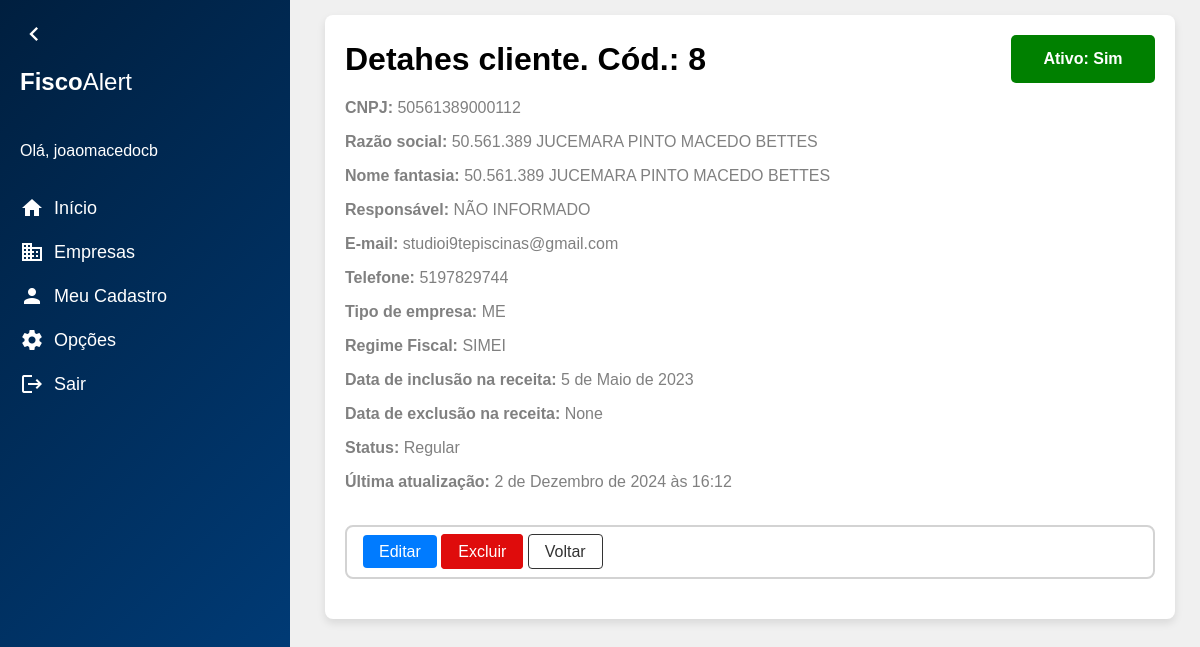
The page /cliente/8/ (signed in) on the database as committed earlier.
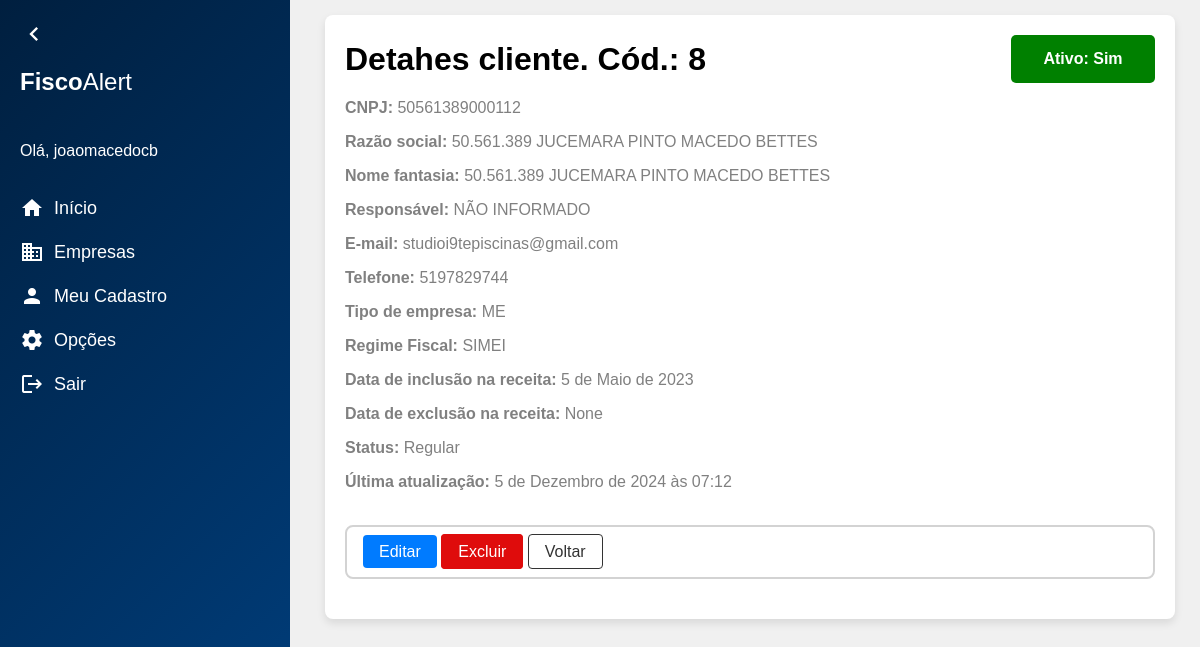
The same page on the database as committed later.
### clientes/models.py (models this page shows, shortened)
class Cliente(models.Model):
    id = models.AutoField(primary_key=True)
    nome_fantasia = models.CharField(max_length=200)
    razao_social = models.CharField(max_length=200)
    cnpj = models.CharField(max_length=14, blank=True, null=True)
    responsavel_tecnico = models.CharField(max_length=50)
    email = models.CharField(max_length=200, blank=True, null=True)
    tipo_empresa = models.ForeignKey(TipoEmpresa, on_delete=models.PROTECT, related_name='tipo_empresa', blank= True, null= True)
    regime_fiscal = models.ForeignKey(RegimeFiscal, on_delete=models.PROTECT, related_name= 'regime_fiscal')
    data_inclusao = models.DateField(blank= True, null= True)
    data_exclusao = models.DateField(blank= True, null= True)
    ultima_atualizacao = models.DateTimeField(blank=True, null=True)
    status = models.CharField(max_length=20, blank= True, null= True)
    telefone = models.CharField(
        max_length=15, blank=True, null=True,
        validators=[
            RegexValidator(
                regex=r'^\d{10,11}$',
                message="O número de telefone deve conter apenas dígitos e ter 10 ou 11 dígitos."
            )
        ]
    )
    ativo = models.BooleanField(default=True)
    escritorio = models.ForeignKey(Escritorio, on_delete=models.PROTECT, related_name='escritorio', blank= True, null= True)

class TipoEmpresa(models.Model):
    id = models.AutoField(primary_key=True)
    nome = models.CharField(max_length=30)
    def __str__(self):
        return self.nome
    class Meta:
        verbose_name = "Tipo Empresa"
        verbose_name_plural = "Tipos Empresa"

class RegimeFiscal(models.Model):
    id = models.AutoField(primary_key=True)
    nome = models.CharField(max_length=30)
    def __str__(self):
        return self.nome
    class Meta:
        verbose_name = "Regime Fiscal"
        verbose_name_plural = "Regimes Fiscais"

### clientes/views.py (the view)
# urls.py: path('cliente/<int:pk>/', ClienteDetailView.as_view(), name = 'cliente_detalhe'),
@method_decorator(login_required, name='dispatch')
class ClienteDetailView(DetailView):
    model = Cliente
    template_name = 'cliente_detalhe.html'

### clientes/templates/cliente_detalhe.html (shortened to what this page needs)
{% extends "base.html" %}
{% block content %}
<div class="content">
    <div class="container container-detalhes">
        <div class="detalhes-header">
            <div class="title">Detahes cliente. Cód.: {{ object.id }}</div>
            <div class="{% if object.ativo %}ativo{% else %}inativo{% endif %}">Ativo:
                {% if object.ativo == True %}Sim
                {% else %}Não
                {% endif %}
            </div>
        </div>
        <p><strong>CNPJ: </strong>{{ object.cnpj }}</p>
        <p><strong>Razão social: </strong>{{ object.razao_social }}</p>
        <p><strong>Nome fantasia: </strong>{{ object.nome_fantasia }}</p>
        <p><strong>Responsável: </strong>{{ object.responsavel_tecnico }}</p>
        <p><strong>E-mail: </strong>{{ object.email}}</p>
        <p><strong>Telefone: </strong>{{ object.telefone }}</p>
        <p><strong>Tipo de empresa: </strong>{{ object.tipo_empresa }}</p>
        <p><strong>Regime Fiscal: </strong>{{ object.regime_fiscal }}</p>
        <p><strong>Data de inclusão na receita: </strong>{{ object.data_inclusao }}</p>
        <p><strong>Data de exclusão na receita: </strong>{{ object.data_exclusao }}</p>
        <p><strong>Status: </strong>{{ object.status }}</p>
        <p><strong>Última atualização: </strong>{{ object.ultima_atualizacao }}</p>
        <div class="actions">
            <div class="hub-clientes-detalhe">
                <a href="{% url 'cliente_update' pk=cliente.pk %}" class="botao-primario">Editar</a>
                <a href="{% url 'cliente_delete' pk=cliente.pk %}" class="botao-excluir">Excluir</a>
                <a href="{% url 'clientes' %}" class="botao-secundario">Voltar</a>
            </div>
        </div>
    </div>
</div>
{% endblock %}

Rows that differ between the two databases and show on the page:
changed Cliente "50.561.389 JUCEMARA PINTO MACEDO BETTES": ultima_atualizacao "2 de Dezembro de 2024 às 16:12" → "5 de Dezembro de 2024 às 07:12"
